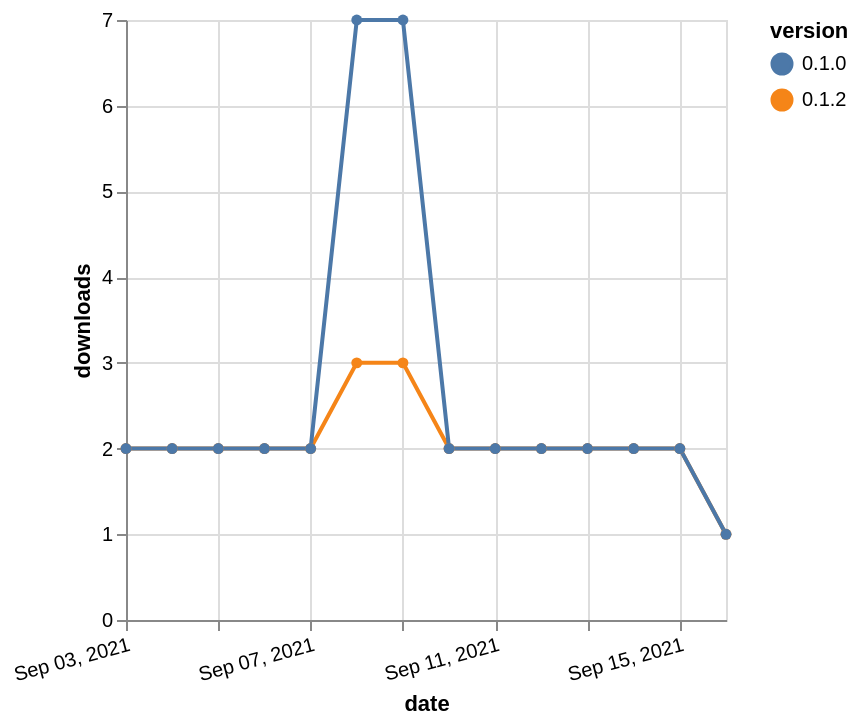

Write a Vega-Lite specification for this figure.
### Vega-Lite specification from a JSON file in a GitHub repository (floating-point values rounded to 4 significant figures)
{"$schema": "https://vega.github.io/schema/vega-lite/v5.json", "description": "A simple bar chart with embedded data.", "data": {"values": [{"date": "2021-09-03", "total": 2180, "delta": 2, "version": "0.1.2"}, {"date": "2021-09-04", "total": 2182, "delta": 2, "version": "0.1.2"}, {"date": "2021-09-05", "total": 2184, "delta": 2, "version": "0.1.2"}, {"date": "2021-09-06", "total": 2186, "delta": 2, "version": "0.1.2"}, {"date": "2021-09-07", "total": 2188, "delta": 2, "version": "0.1.2"}, {"date": "2021-09-08", "total": 2191, "delta": 3, "version": "0.1.2"}, {"date": "2021-09-09", "total": 2194, "delta": 3, "version": "0.1.2"}, {"date": "2021-09-10", "total": 2196, "delta": 2, "version": "0.1.2"}, {"date": "2021-09-11", "total": 2198, "delta": 2, "version": "0.1.2"}, {"date": "2021-09-12", "total": 2200, "delta": 2, "version": "0.1.2"}, {"date": "2021-09-13", "total": 2202, "delta": 2, "version": "0.1.2"}, {"date": "2021-09-14", "total": 2204, "delta": 2, "version": "0.1.2"}, {"date": "2021-09-15", "total": 2206, "delta": 2, "version": "0.1.2"}, {"date": "2021-09-16", "total": 2207, "delta": 1, "version": "0.1.2"}, {"date": "2021-09-03", "total": 3100, "delta": 2, "version": "0.1.0"}, {"date": "2021-09-04", "total": 3102, "delta": 2, "version": "0.1.0"}, {"date": "2021-09-05", "total": 3104, "delta": 2, "version": "0.1.0"}, {"date": "2021-09-06", "total": 3106, "delta": 2, "version": "0.1.0"}, {"date": "2021-09-07", "total": 3108, "delta": 2, "version": "0.1.0"}, {"date": "2021-09-08", "total": 3115, "delta": 7, "version": "0.1.0"}, {"date": "2021-09-09", "total": 3122, "delta": 7, "version": "0.1.0"}, {"date": "2021-09-10", "total": 3124, "delta": 2, "version": "0.1.0"}, {"date": "2021-09-11", "total": 3126, "delta": 2, "version": "0.1.0"}, {"date": "2021-09-12", "total": 3128, "delta": 2, "version": "0.1.0"}, {"date": "2021-09-13", "total": 3130, "delta": 2, "version": "0.1.0"}, {"date": "2021-09-14", "total": 3132, "delta": 2, "version": "0.1.0"}, {"date": "2021-09-15", "total": 3134, "delta": 2, "version": "0.1.0"}, {"date": "2021-09-16", "total": 3135, "delta": 1, "version": "0.1.0"}]}, "width": "container", "mark": {"type": "line", "point": {"filled": true}}, "encoding": {"x": {"field": "date", "type": "temporal", "timeUnit": "yearmonthdate", "title": "date", "axis": {"labelAngle": -15}}, "y": {"field": "delta", "type": "quantitative", "title": "downloads"}, "color": {"field": "version", "type": "nominal"}, "tooltip": {"field": "delta"}}}
